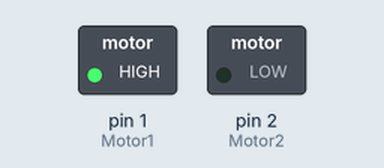
Bench run of a sketch on a simulated Arduino Uno, built with avr-gcc and run on an emulated ATmega328P. On the bench: switched loads named in the sketch (green lamp = pin HIGH).

Above: at 0.1 s.
Timing chart, 0 to 1.6 s (numbered marks = the images above):
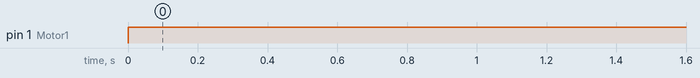

Measured:
- by itself, pin 1 (Motor1): LOW → HIGH at 0.00 s

The sketch:

motor.ino
```cpp
const int Motor1=1;
const int Motor2=2;

void setup() {
  pinMode(Motor1,OUTPUT);
  pinMode(Motor2,OUTPUT);

}

void loop(){
  digitalWrite(Motor1,HIGH);
  digitalWrite(Motor2,LOW);
  delay(100);


}
```
